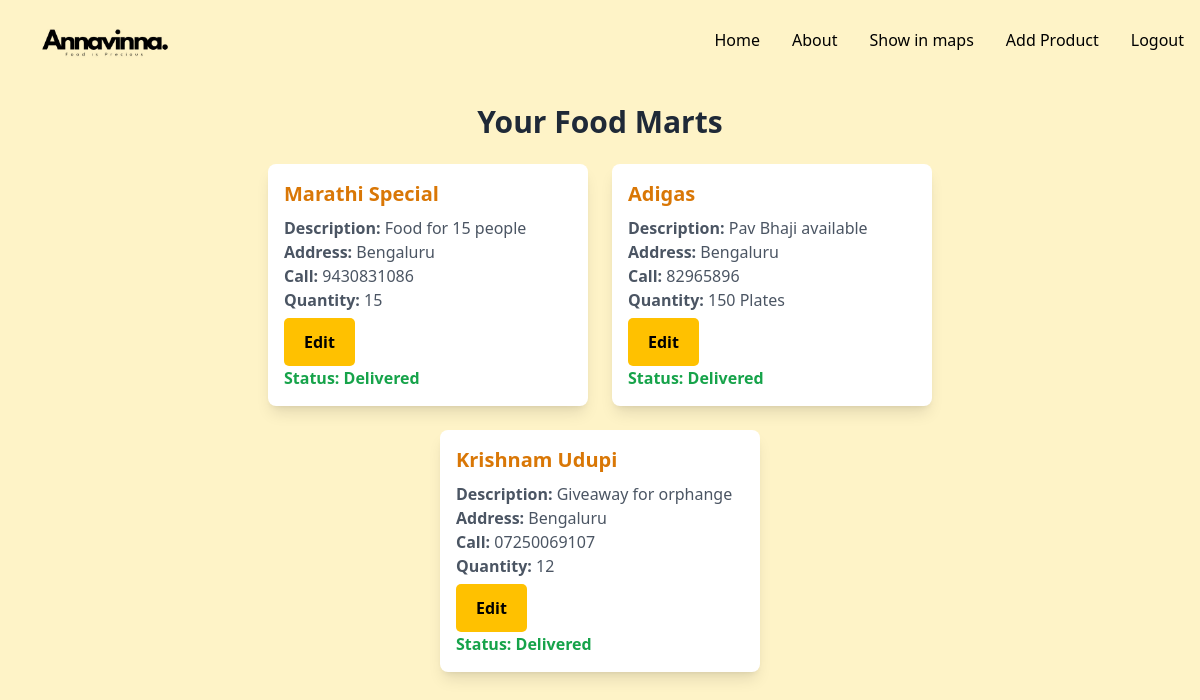
/foodmart/ (signed in), run on the app's committed database.
### foodwaste/models.py (models this page shows, shortened)
class foodmart(models.Model):
    name=models.CharField(max_length=100)
    description=models.TextField()
    pincode=models.CharField(max_length=10)
    lat=models.CharField(max_length=20,null=True,blank=True)
    lon=models.CharField(max_length=20,null=True,blank=True)
    address=models.CharField(max_length=100,null=False,blank=False)
    phone_number = models.CharField(max_length=12)
    quantity= models.CharField(max_length=12)
    created_by = models.ForeignKey(settings.AUTH_USER_MODEL, on_delete=models.CASCADE, related_name='foodmarts')
    is_delivered = models.BooleanField(default=False)

### foodwaste/views.py (the view)
# urls.py: path('foodmart/', views.user_foodmart_list, name='foodmart_list'),
@login_required
def user_foodmart_list(request):
    foodmarts = foodmart.objects.filter(created_by=request.user)
    return render(request, 'foodmart_list.html', {'foodmarts': foodmarts})

### foodwaste/templates/foodmart_list.html (shortened to what this page needs)
{% extends "base.html" %}
{% block content %}
<div class="container mx-auto px-4 py-6">
    <h1 class="text-3xl font-bold text-center text-gray-800 mb-6">Your Food Marts</h1>
    <ul class="flex flex-wrap gap-6 justify-center">
        {% for foodmart in foodmarts %}
        <li class="bg-white shadow-lg rounded-lg overflow-hidden w-full sm:w-80 p-4 transition-transform transform hover:scale-105 hover:shadow-xl">
            <a href="{% url 'foodmart_edit'%}" class="text-xl font-semibold text-amber-600 hover:text-amber-800 block mb-2 transition-colors">
                {{ foodmart.name }}
            </a>
            <p class="text-gray-600"><span class="font-semibold">Description:</span> {{ foodmart.description }}</p>
            <p class="text-gray-600"><span class="font-semibold">Address:</span> {{ foodmart.address }}</p>
            <p class="text-gray-600"><span class="font-semibold">Call:</span> {{ foodmart.phone_number }}</p>
            <p class="text-gray-600"><span class="font-semibold">Quantity:</span> {{ foodmart.quantity }}</p>
            <a href="{% url 'foodmart_edit'%}" class="btn btn-primary">Edit</a>
            {% if foodmart.is_delivered %}
            <p class="text-green-600 font-semibold">Status: Delivered</p>
        {% else %}
            <p class="text-red-600 font-semibold">Status: Not Delivered</p>
            <a href="{% url 'markdelivered' %}" class="btn btn-primary">Mark as Delivered</a>
        {% endif %}
        </li>
        {% empty %}
        <li class="w-full text-center text-gray-600">No food marts found.</li>
        {% endfor %}
    </ul>
</div>
{% endblock %}

### foodwaste/templates/foodmart_list.html (style rules this page uses)
.btn { display: inline-block; margin-top:6px; padding: 12px 20px; font-size: 16px; font-weight: bold; text-align: center; text-decoration: none; border-radius: 5px; border: none; cursor: pointer; transition: background-color 0.3s, color 0.3s; }
.btn-primary { background-color: #FFC100; color: black; }

### data on the page
foodmart: name "Marathi Special", description "Food for 15 people", address "Bengaluru", phone_number "9430831086", quantity "15", is_delivered "Status: Delivered"
foodmart: name "Adigas", description "Pav Bhaji available", address "Bengaluru", phone_number "82965896", quantity "150 Plates", is_delivered "Status: Delivered"
foodmart: name "Krishnam Udupi", description "Giveaway for orphange", address "Bengaluru", phone_number "07250069107", quantity "12", is_delivered "Status: Delivered"
